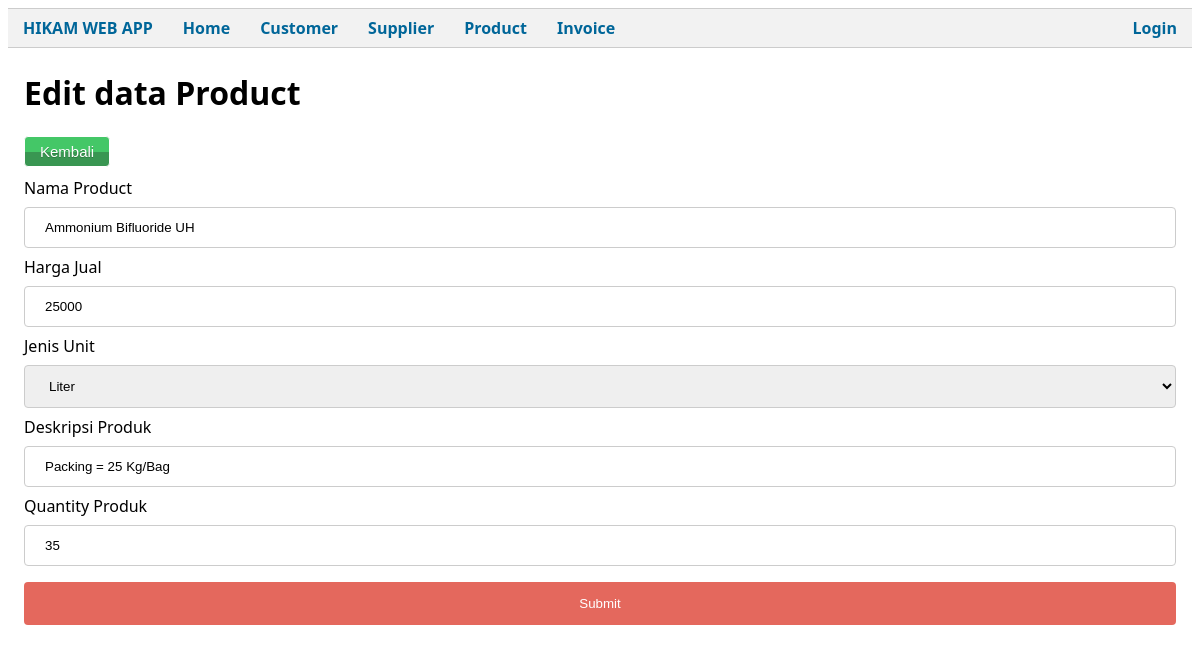
/public/Product/editPage/1, run on the app's committed database.
### tables this page shows
CREATE TABLE `product` (
  `product_id` int(11) NOT NULL,
  `product_name` varchar(255) NOT NULL,
  `product_sell_price` decimal(10,0) DEFAULT NULL,
  `unit` varchar(25) DEFAULT NULL,
  `product_desc` varchar(255) NOT NULL,
  `product_updated` timestamp NOT NULL DEFAULT current_timestamp() ON UPDATE current_timestamp(),
  `product_quantity` int(11) DEFAULT NULL
);

### app/core/Controller.php (called while the page is built, shortened)
<?php
class Controller
{
    public function view($view, $data = [])
    {
        require_once('../app/views/' . $view . '.php');
    }
    public function model($model)
    {
        return new $model;
    }
}

### app/controllers/Product.php (called while the page is built, shortened)
<?php
class Product extends Controller
{
    public function editPage($product_id)
    {
        $data['judul'] = "Edit data Product";
        $data['prod'] = $this->model('Product_model')->getProductById($product_id);
        $this->view('product/editPage', $data);
    }
}

### app/core/App.php (called while the page is built, shortened)
<?php
class App
{
    protected $method = 'index';
    protected $params = [];
    public function __construct()
    {
        $url = $this->parseURL();
        if (isset($url[0])) {
            if (file_exists('../app/controllers/' . $url[0] . '.php')) {
                unset($url[0]);
            }
        }
        $this->controller = new $this->controller;
        if (isset($url[1])) {
            if (method_exists($this->controller, $url[1])) {
                $this->method = $url[1];
                unset($url[1]);
            }
        }
        if (!empty($url)) {
            $this->params = array_values($url);
        }
        call_user_func_array([$this->controller, $this->method], $this->params);
    }
    public function parseURL()
    {
        if (isset($_GET['url'])) {
            $url = rtrim($_GET['url'], '/');
            $url = filter_var($url, FILTER_SANITIZE_URL);
            $url = explode('/', $url);
            return $url;
        }
    }
}

### public/index.php (called while the page is built, shortened)
<?php
$app = new App;

### app/core/Database.php (called while the page is built, shortened)
<?php
class Database
{
    private $host = DB_HOST;
    private $db_name = DB_NAME;
    private $user = DB_USER;
    private $pass = DB_PASS;
    private $dbh;
    private $stmt;
    public function __construct()
    {
        $dsn =  'mysql:host=' . $this->host . ';dbname=' . $this->db_name;
        $option = [
            PDO::ATTR_PERSISTENT => true,
            PDO::ATTR_ERRMODE => PDO::ERRMODE_EXCEPTION
        ];
        try {
            $this->dbh = new PDO($dsn, $this->user, $this->pass, $option);
        } catch (PDOException $e) {
            die($e->getMessage());
        }
    }
    public function query($query)
    {
        $this->stmt = $this->dbh->prepare($query);
    }
    public function bind($param, $value, $type = null)
    {
        if (is_null($type)) {
            switch (true) {
                default:
                    $type = PDO::PARAM_STR;
            }
        }
        $this->stmt->bindValue($param, $value, $type);
    }
    public function execute()
    {
        $this->stmt->execute();
    }
    public function single()
    {
        $this->execute();
        return $this->stmt->fetch(PDO::FETCH_ASSOC);
    }
}

### app/models/Product_model.php (called while the page is built, shortened)
<?php
class Product_model
{
    private $table = "product";
    private $db;
    public function __construct()
    {
        $this->db = new Database;
    }
    public function getProductById($product_id)
    {
        $this->db->query('SELECT * FROM ' . $this->table . ' WHERE product_id=:product_id');
        $this->db->bind('product_id', $product_id);
        return $this->db->single();
    }
}

### app/views/product/editPage.php (the view, shortened to what this page needs)
<div class="container">
    <h1>Edit data Product</h1>
    <a class="editButton" href="<?= BASEURL; ?>/Product">Kembali</a>
    <form action="<?= BASEURL; ?>/Product/edit" method="post">
        <label for="product_name">Nama Product</label>
        <input type="text" id="product_name" name="product_name" autocomplete="off" value="<?= $data['prod']['product_name']; ?>">
        <label for="product_sell_price">Harga Jual</label>
        <input type="number" id="product_sell_price" name="product_sell_price" autocomplete="off" value="<?= $data['prod']['product_sell_price']; ?>">
        <label for="unit">Jenis Unit</label>
        <select name="unit" id="unit" autocomplete="off" value="<?= $data['prod']['unit']; ?>">
            <option value="liter">Liter</option>
        </select>
        <label for="product_desc">Deskripsi Produk</label>
        <input type="text" id="product_desc" name="product_desc" autocomplete="off" value="<?= $data['prod']['product_desc']; ?>">
        <label for="product_quantity">Quantity Produk</label>
        <input type="number" id="product_quantity" name="product_quantity" autocomplete="off" value="<?= $data['prod']['product_quantity']; ?>">
        <input type="submit" value="Submit">
    </form>
</div>

### public/css/style.css (style rules this page uses)
body { font-family: "Segoe UI", Tahoma, Geneva, Verdana, sans-serif; background-color: #fff; }
.container { padding: 2px 16px; content: ""; display: table; clear: both; }
.editButton { margin-bottom: 10px; box-shadow: inset 0px 39px 0px -24px #44c767; background-color: #399652; border-radius: 4px; border: 1px solid #ffffff; display: inline-block; cursor: pointer; color: #ffffff; font-family: Arial; font-size: 15px; padding: 6px 15px; text-decoration: none; text-shadow: 0px 1px 0px #2d7e42; }
input[type="text"], select { width: 100%; padding: 12px 20px; margin: 8px 0; display: inline-block; border: 1px solid #ccc; border-radius: 4px; box-sizing: border-box; }
input[type="email"], select { width: 100%; padding: 12px 20px; margin: 8px 0; display: inline-block; border: 1px solid #ccc; border-radius: 4px; box-sizing: border-box; }
input[type="date"], select { width: 100%; padding: 12px 20px; margin: 8px 0; display: inline-block; border: 1px solid #ccc; border-radius: 4px; box-sizing: border-box; }
input[type="number"], select { width: 100%; padding: 12px 20px; margin: 8px 0; display: inline-block; border: 1px solid #ccc; border-radius: 4px; box-sizing: border-box; -moz-appearance: textfield; }
input[type="number"] { -moz-appearance: textfield; }
input[type="submit"] { width: 100%; background-color: #e4685d; color: white; padding: 14px 20px; margin: 8px 0; border: none; border-radius: 4px; cursor: pointer; }

### data on the page
product: product_name "Ammonium Bifluoride UH", product_sell_price "25000", unit "Liter", product_desc "Packing = 25 Kg/Bag", product_quantity "35"
